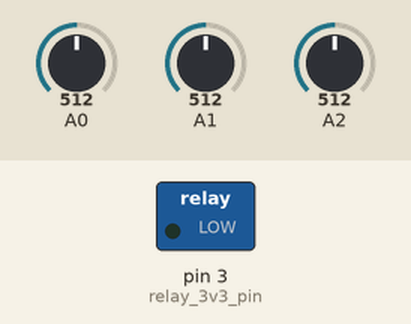
The sketch below on a simulated Arduino Uno, built with avr-gcc and run on an emulated ATmega328P. Parts: switched loads named in the sketch (green lamp = pin HIGH). The inputs (shaded band) are chosen by the test bench; at power-on: A0 = 512, A1 = 512, A2 = 512. What the sketch prints to the serial monitor is not drawn.

Above: at 0.3 s.
Timing chart, 0 to 1.8 s (numbered marks = the images above):
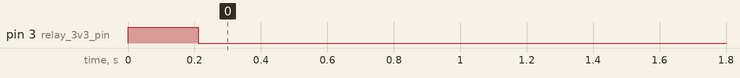

The sketch:

DTI_Arduino.ino
```cpp
int x,y,z,roll;
int prev = 0;
const int relay_3v3_pin=3;
void setup() {
pinMode(relay_3v3_pin,OUTPUT);
Serial.begin(9600);
}

void loop() {
x = analogRead(A0);
y = analogRead(A1);
z = analogRead(A2);

roll = ( ( (atan2(y,z) * 180) / 3.14 ) + 180 );

if (roll==prev)
  { digitalWrite(relay_3v3_pin, LOW);
  Serial.print('0');
  delay(300);
} else {
  prev=roll;
  digitalWrite(relay_3v3_pin, HIGH);
  Serial.print('1');
  delay(10);
}
delay(200);
}
```

Measured:
- by itself, pin 3 (relay_3v3_pin): LOW → HIGH at 0.00 s, → LOW 0.21 s later
